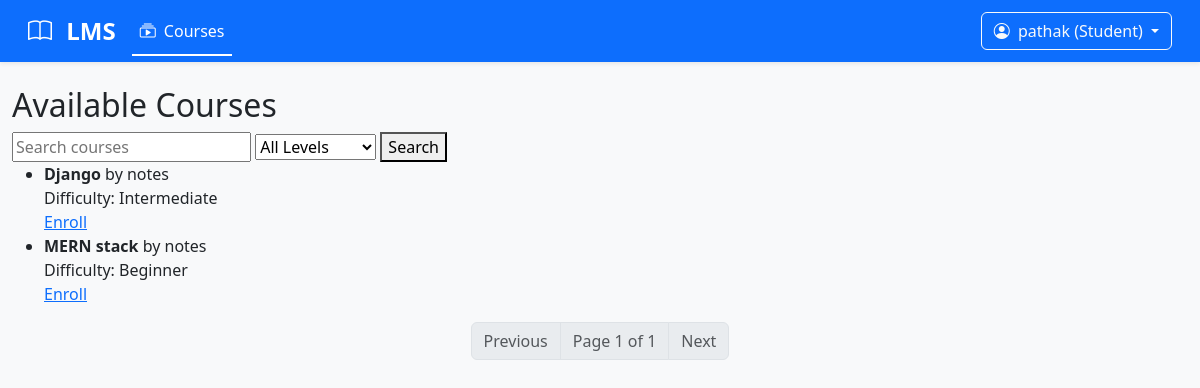
/courses/student/ (signed in), run on an earlier commit of the app's database.
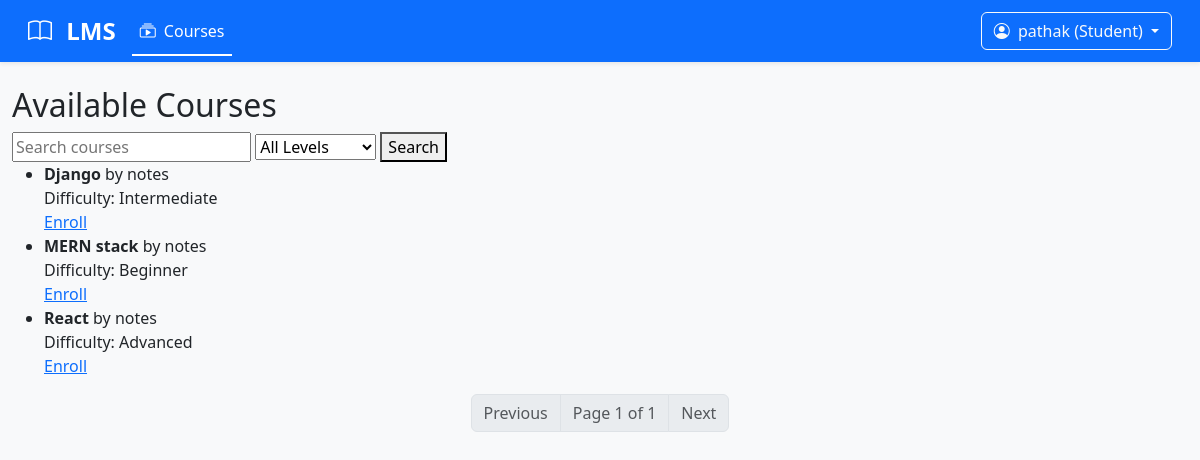
And on a later commit of the database.
### courses/models.py (models this page shows, shortened)
class Course(models.Model):
    title = models.CharField(max_length=200)  # Title of the course
    description = models.TextField()          # Detailed course description
    instructor = models.ForeignKey(User, on_delete=models.CASCADE)  # Who created this course
    difficulty = models.CharField(max_length=20, choices=DIFFICULTY_CHOICES)  # Difficulty level
    created_at = models.DateTimeField(auto_now_add=True)  # Auto-set to current date when created

### courses/views.py (the view, shortened to what this page needs)
# urls.py: path('student/', views.student_course_list, name='student_course_list'),
@login_required
@user_passes_test(is_student)
def student_course_list(request):
    query = request.GET.get('q')  # Get the text search query
    difficulty = request.GET.get('difficulty')  # Get difficulty filter
    courses = Course.objects.all()  # Start with all courses
    if difficulty:
        courses = courses.filter(difficulty=difficulty)
    paginator = Paginator(courses, 5)  # Show 5 courses per page
    page_number = request.GET.get('page')
    page_obj = paginator.get_page(page_number)
    return render(request, 'courses/student_course_list.html', {
        'courses': page_obj,
        'selected_difficulty': difficulty or '',  # Pass current selected difficulty back to template
        'search_query': query or ''  # Pass current search term back to template
    })

### courses/views.py (called while the page is built)
def is_student(user):
    return user.groups.filter(name='Student').exists()

### notifications/context_processors.py (called while the page is built)
def unread_notifications(request):
    if request.user.is_authenticated:
        unread_count = Notification.objects.filter(user=request.user, is_read=False).count()
    else:
        unread_count = 0
    return {'unread_notification_count': unread_count}

### courses/templates/courses/student_course_list.html (shortened to what this page needs)
{% extends 'base.html' %}
{% block content %}
  <h2>Available Courses</h2>
  <form method="get" action="">
    <input type="text" name="q" placeholder="Search courses" value="{{ search_query }}">
    <select name="difficulty">
      <option value="">All Levels</option>
    </select>
    <button type="submit">Search</button>
  </form>
  <ul>
    {% for course in courses %}
      <li>
        <strong>{{ course.title }}</strong> by {{ course.instructor.username }}<br>
        Difficulty: {{ course.difficulty }}<br>
        <a href="{% url 'enroll_course' course.id %}">Enroll</a>
      </li>
    {% empty %}
      <li>No courses available.</li>
    {% endfor %}
  </ul>
  <nav>
  <ul class="pagination justify-content-center">
    {% if courses.has_previous %}
      <li class="page-item">
        <a class="page-link" href="?page={{ courses.previous_page_number }}{% if request.GET.q %}&q={{ request.GET.q }}{% endif %}">Previous</a>
      </li>
    {% else %}
      <li class="page-item disabled"><span class="page-link">Previous</span></li>
    {% endif %}
    <li class="page-item disabled"><span class="page-link">Page {{ courses.number }} of {{ courses.paginator.num_pages }}</span></li>
    {% if courses.has_next %}
      <li class="page-item">
        <a class="page-link" href="?page={{ courses.next_page_number }}{% if request.GET.q %}&q={{ request.GET.q }}{% endif %}">Next</a>
      </li>
    {% else %}
      <li class="page-item disabled"><span class="page-link">Next</span></li>
    {% endif %}
  </ul>
</nav>
{% endblock %}

What changed in the data, as far as the page shows it:
added Course: title "React", instructor.username "notes", difficulty "Advanced"
